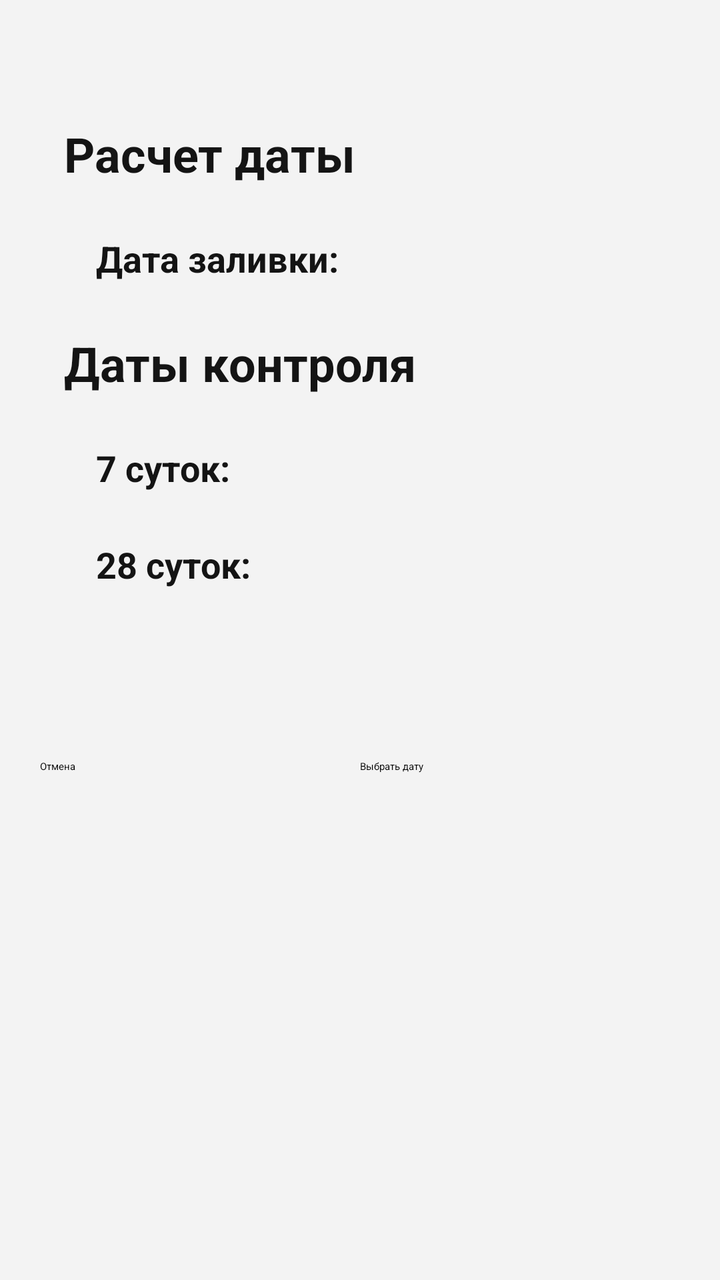
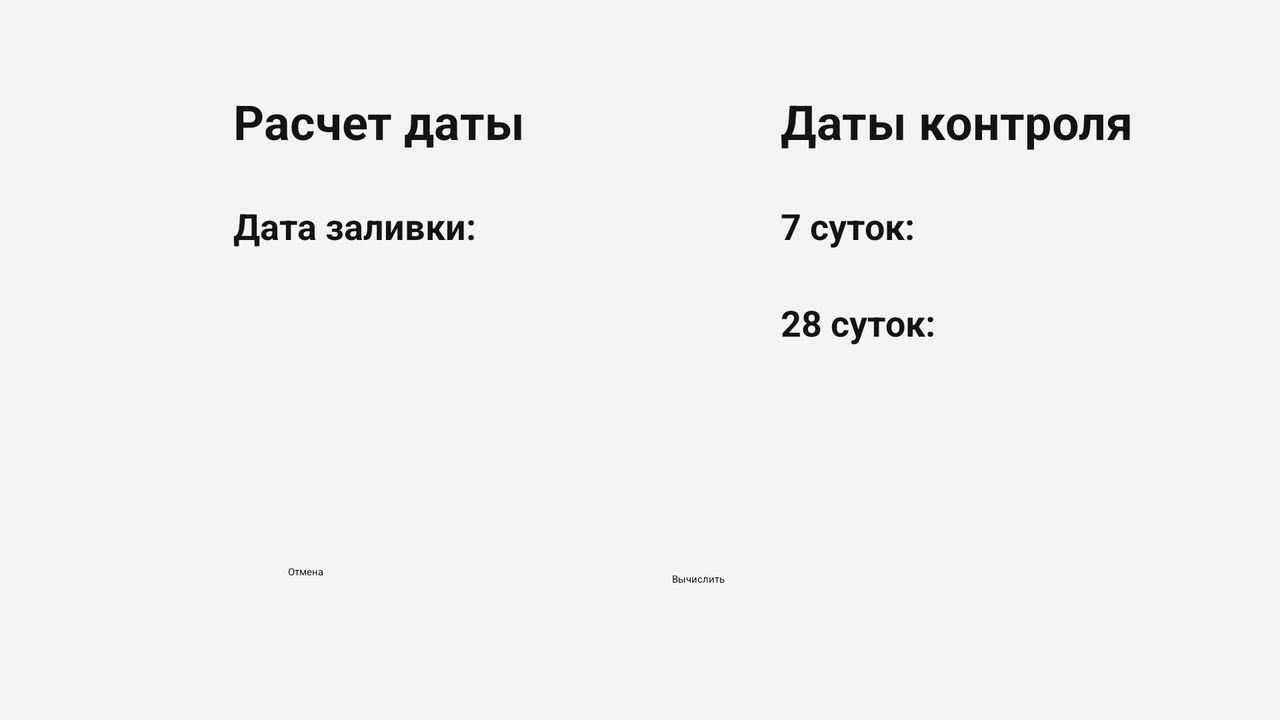

Compare how this app lays out the same screen by default and in its alternative resource folder. The renders come first, then the two layout files and the values they reference.
<!-- AndroidManifest.xml: application theme Theme.App.Starting -->
<!-- res/layout/fragment_date.xml -->
<?xml version="1.0" encoding="utf-8"?>
<androidx.constraintlayout.widget.ConstraintLayout xmlns:android="http://schemas.android.com/apk/res/android"
    xmlns:app="http://schemas.android.com/apk/res-auto"
    xmlns:tools="http://schemas.android.com/tools"
    android:layout_width="match_parent"
    android:layout_height="match_parent"
    android:background="#F3F3F3"
    tools:context=".fragments.calc_date.DateFragment">

    <TextView
        android:id="@+id/textViewOne"
        android:layout_width="wrap_content"
        android:layout_height="wrap_content"
        android:text="@string/tv_calcdate"
        android:textColor="@color/black"
        android:textSize="24sp"
        android:textStyle="bold"
        app:layout_constraintBottom_toBottomOf="parent"
        app:layout_constraintEnd_toEndOf="parent"
        app:layout_constraintHorizontal_bias="0.15"
        app:layout_constraintStart_toStartOf="parent"
        app:layout_constraintTop_toTopOf="parent"
        app:layout_constraintVertical_bias="0.100000024" />

    <TextView
        android:id="@+id/textViewTwo"
        android:layout_width="wrap_content"
        android:layout_height="wrap_content"
        android:layout_marginStart="16dp"
        android:layout_marginTop="24dp"
        android:text="@string/tv_selectdate"
        android:textColor="@color/black"
        android:textSize="18sp"
        android:textStyle="bold"
        app:layout_constraintStart_toStartOf="@+id/textViewOne"
        app:layout_constraintTop_toBottomOf="@+id/textViewOne" />

    <TextView
        android:id="@+id/tv_start_date"
        android:layout_width="100dp"
        android:layout_height="wrap_content"
        android:layout_marginStart="8dp"
        android:textColor="@color/black"
        android:textSize="18sp"
        android:textStyle="bold"
        app:layout_constraintStart_toEndOf="@+id/textViewTwo"
        app:layout_constraintTop_toTopOf="@+id/textViewTwo" />

    <TextView
        android:id="@+id/textViewThree"
        android:layout_width="wrap_content"
        android:layout_height="wrap_content"
        android:layout_marginTop="24dp"
        android:text="@string/tv_controldate"
        android:textColor="@color/black"
        android:textSize="24sp"
        android:textStyle="bold"
        app:layout_constraintStart_toStartOf="@+id/textViewOne"
        app:layout_constraintTop_toBottomOf="@+id/textViewTwo" />

    <TextView
        android:id="@+id/textViewFour"
        android:layout_width="wrap_content"
        android:layout_height="wrap_content"
        android:layout_marginStart="16dp"
        android:layout_marginTop="24dp"
        android:text="@string/tv_7days"
        android:textColor="@color/black"
        android:textSize="18sp"
        android:textStyle="bold"
        app:layout_constraintStart_toStartOf="@+id/textViewThree"
        app:layout_constraintTop_toBottomOf="@+id/textViewThree" />

    <TextView
        android:id="@+id/tv_sevendays"
        android:layout_width="100dp"
        android:layout_height="wrap_content"
        android:layout_marginStart="8dp"
        android:textColor="@color/black"
        android:textSize="18sp"
        android:textStyle="bold"
        app:layout_constraintStart_toEndOf="@+id/textViewFour"
        app:layout_constraintTop_toTopOf="@+id/textViewFour" />

    <TextView
        android:id="@+id/textViewFive"
        android:layout_width="wrap_content"
        android:layout_height="wrap_content"
        android:layout_marginTop="24dp"
        android:text="@string/tv_28days"
        android:textColor="@color/black"
        android:textSize="18sp"
        android:textStyle="bold"
        app:layout_constraintStart_toStartOf="@+id/textViewFour"
        app:layout_constraintTop_toBottomOf="@+id/textViewFour" />

    <TextView
        android:id="@+id/tv_twentyeigth_days"
        android:layout_width="100dp"
        android:layout_height="wrap_content"
        android:layout_marginStart="8dp"
        android:textColor="@color/black"
        android:textSize="18sp"
        android:textStyle="bold"
        app:layout_constraintStart_toEndOf="@+id/textViewFive"
        app:layout_constraintTop_toTopOf="@+id/textViewFive" />

    <Button
        android:id="@+id/btn_calc_date"
        android:layout_width="160dp"
        android:layout_height="wrap_content"
        android:text="@string/btn_select_date"
        app:layout_constraintBottom_toBottomOf="parent"
        app:layout_constraintEnd_toEndOf="parent"
        app:layout_constraintHorizontal_bias="0.9"
        app:layout_constraintStart_toStartOf="parent"
        app:layout_constraintTop_toTopOf="parent"
        app:layout_constraintVertical_bias="0.6" />

    <Button
        android:id="@+id/btn_date_cancel"
        style="?attr/materialButtonOutlinedStyle"
        android:layout_width="160dp"
        android:layout_height="wrap_content"
        android:text="@string/btn_cancel"
        app:layout_constraintBottom_toBottomOf="parent"
        app:layout_constraintEnd_toEndOf="parent"
        app:layout_constraintHorizontal_bias="0.1"
        app:layout_constraintStart_toStartOf="parent"
        app:layout_constraintTop_toTopOf="parent"
        app:layout_constraintVertical_bias="0.6" />

</androidx.constraintlayout.widget.ConstraintLayout>
<!-- resources referenced by this layout -->
<resources>
  <color name="black">#141414</color>
  <string name="btn_cancel">Отмена</string>
  <string name="btn_select_date">Выбрать дату</string>
  <string name="tv_28days">28 суток:</string>
  <string name="tv_7days">7 суток:</string>
  <string name="tv_calcdate">Расчет даты</string>
  <string name="tv_controldate">Даты контроля</string>
  <string name="tv_selectdate">Дата заливки: </string>
  <style name="Theme.App.Starting" parent="Theme.SplashScreen">
          <item name="windowSplashScreenBackground">@color/grey_500</item>
          <item name="windowSplashScreenAnimatedIcon">@drawable/ic_main_background</item>
          <item name="windowSplashScreenAnimationDuration">200</item>
          <item name="postSplashScreenTheme">@style/Theme.Calculator</item>
      </style>
  <color name="grey_500">#484D6D</color>
  <!-- drawable ic_main_background (drawable) -->
  <vector xmlns:android="http://schemas.android.com/apk/res/android"
      android:width="360dp"
      android:height="640dp"
      android:viewportWidth="360"
      android:viewportHeight="640">
    <path
        android:pathData="M0,0h360v640h-360z"
        android:fillColor="#484D6D"/>
  </vector>
  <style name="Theme.Calculator" parent="Theme.MaterialComponents.DayNight.DarkActionBar">
          
          <item name="colorPrimary">@color/grey_500</item>
          <item name="colorPrimaryVariant">@color/grey_500</item>
          <item name="colorOnPrimary">@color/white</item>
          
          <item name="colorSecondary">@color/teal_200</item>
          <item name="colorSecondaryVariant">@color/teal_700</item>
          <item name="colorOnSecondary">@color/black</item>
          
          <item name="android:statusBarColor" tools:targetApi="l">?attr/colorPrimaryVariant</item>
          
      </style>
  <color name="white">#FFFFFF</color>
  <color name="teal_200">#484D6D</color>
  <color name="teal_700">#484D6D</color>
</resources>
<!-- res/layout-land/fragment_date.xml (the repository's variant of the layout above) -->
<!-- drawn on the phone turned sideways -->
<?xml version="1.0" encoding="utf-8"?>
<androidx.constraintlayout.widget.ConstraintLayout xmlns:android="http://schemas.android.com/apk/res/android"
    xmlns:app="http://schemas.android.com/apk/res-auto"
    xmlns:tools="http://schemas.android.com/tools"
    android:layout_width="match_parent"
    android:layout_height="match_parent"
    android:background="#F3F3F3"
    tools:context=".fragments.calc_date.DateFragment">

    <TextView
        android:id="@+id/textViewOne"
        android:layout_width="wrap_content"
        android:layout_height="wrap_content"
        android:layout_marginTop="16dp"
        android:text="@string/tv_calcdate"
        android:textColor="@color/black"
        android:textSize="24sp"
        android:textStyle="bold"
        app:layout_constraintBottom_toBottomOf="parent"
        app:layout_constraintEnd_toEndOf="parent"
        app:layout_constraintHorizontal_bias="0.236"
        app:layout_constraintStart_toStartOf="parent"
        app:layout_constraintTop_toTopOf="parent"
        app:layout_constraintVertical_bias="0.091" />

    <TextView
        android:id="@+id/textViewTwo"
        android:layout_width="wrap_content"
        android:layout_height="wrap_content"
        android:layout_marginTop="24dp"
        android:text="@string/tv_selectdate"
        android:textColor="@color/black"
        android:textSize="18sp"
        android:textStyle="bold"
        app:layout_constraintStart_toStartOf="@+id/textViewOne"
        app:layout_constraintTop_toBottomOf="@+id/textViewOne" />

    <TextView
        android:id="@+id/tv_start_date"
        android:layout_width="100dp"
        android:layout_height="wrap_content"
        android:layout_marginStart="8dp"
        android:textColor="@color/black"
        android:textSize="18sp"
        android:textStyle="bold"
        app:layout_constraintStart_toEndOf="@+id/textViewTwo"
        app:layout_constraintTop_toTopOf="@+id/textViewTwo" />

    <TextView
        android:id="@+id/textViewThree"
        android:layout_width="wrap_content"
        android:layout_height="wrap_content"
        android:layout_marginStart="128dp"
        android:text="@string/tv_controldate"
        android:textColor="@color/black"
        android:textSize="24sp"
        android:textStyle="bold"
        app:layout_constraintStart_toEndOf="@+id/textViewOne"
        app:layout_constraintTop_toTopOf="@+id/textViewOne" />

    <TextView
        android:id="@+id/textViewFour"
        android:layout_width="wrap_content"
        android:layout_height="wrap_content"
        android:layout_marginTop="24dp"
        android:text="@string/tv_7days"
        android:textColor="@color/black"
        android:textSize="18sp"
        android:textStyle="bold"
        app:layout_constraintStart_toStartOf="@+id/textViewThree"
        app:layout_constraintTop_toBottomOf="@+id/textViewThree" />

    <TextView
        android:id="@+id/tv_sevendays"
        android:layout_width="100dp"
        android:layout_height="wrap_content"
        android:layout_marginStart="8dp"
        android:textColor="@color/black"
        android:textSize="18sp"
        android:textStyle="bold"
        app:layout_constraintStart_toEndOf="@+id/textViewFour"
        app:layout_constraintTop_toTopOf="@+id/textViewFour" />

    <TextView
        android:id="@+id/textViewFive"
        android:layout_width="wrap_content"
        android:layout_height="wrap_content"
        android:layout_marginTop="24dp"
        android:text="@string/tv_28days"
        android:textColor="@color/black"
        android:textSize="18sp"
        android:textStyle="bold"
        app:layout_constraintStart_toStartOf="@+id/textViewFour"
        app:layout_constraintTop_toBottomOf="@+id/textViewFour" />

    <TextView
        android:id="@+id/tv_twentyeigth_days"
        android:layout_width="100dp"
        android:layout_height="wrap_content"
        android:layout_marginStart="8dp"
        android:textColor="@color/black"
        android:textSize="18sp"
        android:textStyle="bold"
        app:layout_constraintStart_toEndOf="@+id/textViewFive"
        app:layout_constraintTop_toTopOf="@+id/textViewFive" />

    <Button
        android:id="@+id/btn_calc_date"
        android:layout_width="160dp"
        android:layout_height="wrap_content"
        android:text="@string/btn_calc"
        app:layout_constraintBottom_toBottomOf="parent"
        app:layout_constraintEnd_toEndOf="parent"
        app:layout_constraintHorizontal_bias="0.7"
        app:layout_constraintStart_toStartOf="parent"
        app:layout_constraintTop_toTopOf="parent"
        app:layout_constraintVertical_bias="0.81" />

    <Button
        android:id="@+id/btn_date_cancel"
        style="?attr/materialButtonOutlinedStyle"
        android:layout_width="160dp"
        android:layout_height="wrap_content"
        android:text="@string/btn_cancel"
        app:layout_constraintBottom_toBottomOf="parent"
        app:layout_constraintEnd_toEndOf="parent"
        app:layout_constraintHorizontal_bias="0.3"
        app:layout_constraintStart_toStartOf="parent"
        app:layout_constraintTop_toTopOf="parent"
        app:layout_constraintVertical_bias="0.8" />

</androidx.constraintlayout.widget.ConstraintLayout>
<!-- resources referenced by the variant -->
<!-- as the phone turned sideways resolves them -->
<resources>
  <color name="black">#141414</color>
  <string name="btn_calc">Вычислить</string>
  <string name="btn_cancel">Отмена</string>
  <string name="tv_28days">28 суток:</string>
  <string name="tv_7days">7 суток:</string>
  <string name="tv_calcdate">Расчет даты</string>
  <string name="tv_controldate">Даты контроля</string>
  <string name="tv_selectdate">Дата заливки: </string>
  <style name="Theme.App.Starting" parent="Theme.SplashScreen">
          <item name="windowSplashScreenBackground">@color/grey_500</item>
          <item name="windowSplashScreenAnimatedIcon">@drawable/ic_main_background</item>
          <item name="windowSplashScreenAnimationDuration">200</item>
          <item name="postSplashScreenTheme">@style/Theme.Calculator</item>
      </style>
  <color name="grey_500">#484D6D</color>
  <!-- drawable ic_main_background (drawable) -->
  <vector xmlns:android="http://schemas.android.com/apk/res/android"
      android:width="360dp"
      android:height="640dp"
      android:viewportWidth="360"
      android:viewportHeight="640">
    <path
        android:pathData="M0,0h360v640h-360z"
        android:fillColor="#484D6D"/>
  </vector>
  <style name="Theme.Calculator" parent="Theme.MaterialComponents.DayNight.DarkActionBar">
          
          <item name="colorPrimary">@color/grey_500</item>
          <item name="colorPrimaryVariant">@color/grey_500</item>
          <item name="colorOnPrimary">@color/white</item>
          
          <item name="colorSecondary">@color/teal_200</item>
          <item name="colorSecondaryVariant">@color/teal_700</item>
          <item name="colorOnSecondary">@color/black</item>
          
          <item name="android:statusBarColor" tools:targetApi="l">?attr/colorPrimaryVariant</item>
          
      </style>
  <color name="white">#FFFFFF</color>
  <color name="teal_200">#484D6D</color>
  <color name="teal_700">#484D6D</color>
</resources>
